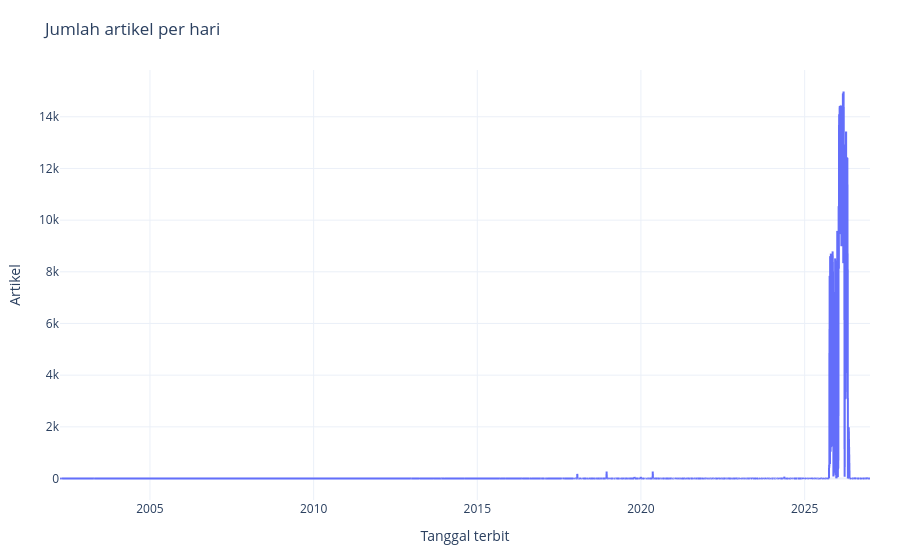

This figure's notebook cell:
### Code cell
daily = (lf.group_by("publication_date").agg(pl.len().alias("jumlah"))
           .sort("publication_date").collect().to_pandas())
fig = px.line(daily, x="publication_date", y="jumlah", title="Jumlah artikel per hari",
              labels={"publication_date":"Tanggal terbit", "jumlah":"Artikel"})
show_save(fig, "01_tren_harian.html")

### Figure 1 — Plotly figure (JSON) as saved in the notebook; plotly's stock layout.template omitted (floating-point values rounded to 4 significant figures; data arrays with more than 128 entries replaced by an {"elided": "..."} marker saying what was removed)
{"data": [{"hovertemplate": "Tanggal terbit=%{x}<br>Artikel=%{y}<extra></extra>", "legendgroup": "", "line": {"color": "#636efa", "dash": "solid"}, "marker": {"symbol": "circle"}, "mode": "lines", "name": "", "showlegend": false, "type": "scattergl", "x": {"elided": "2311 str values"}, "xaxis": "x", "y": {"elided": "2311 int values"}, "yaxis": "y"}], "layout": {"legend": {"tracegroupgap": 0}, "margin": {"b": 60, "l": 60, "r": 30, "t": 70}, "title": {"text": "Jumlah artikel per hari"}, "xaxis": {"anchor": "y", "domain": [0, 1], "title": {"text": "Tanggal terbit"}}, "yaxis": {"anchor": "x", "domain": [0, 1], "title": {"text": "Artikel"}}}}
